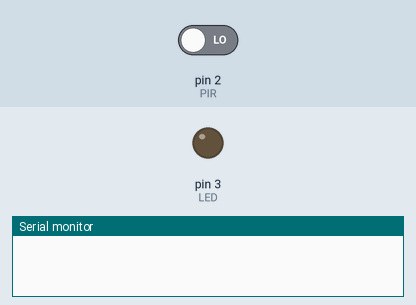
Recording of a sketch running on a simulated Arduino Uno, built with avr-gcc and run on an emulated ATmega328P. Parts: output pins drawn as LEDs (lit = HIGH), the last lines printed to the serial monitor. Inputs (shaded band) come from the test bench; at power-on: pin 2 (PIR) LOW.

Above: at 1.2 s.
1.3 s: pin 2 (PIR) driven HIGH
At 1.9 s:
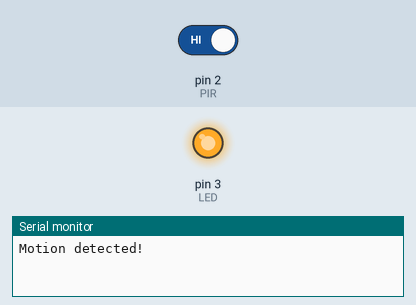
2.8 s: pin 2 (PIR) driven LOW
At 4.2 s:
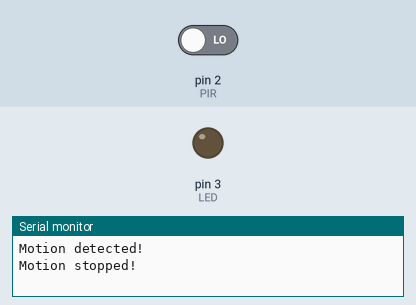
Timing chart, 0 to 5.8 s (numbered marks = the images above; inputs shaded):
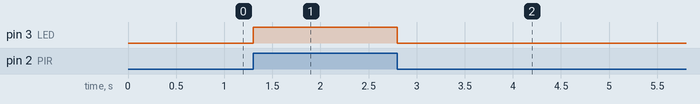

Measured:
- after the input at 1.3 s, pin 3 (LED): LOW → HIGH at once
- after the input at 2.8 s, pin 3 (LED): HIGH → LOW at once

The sketch:

ras_workshop_3_pir.ino
```cpp
/*
 • About PIR
    HC-SR501 PIR sensor is a sensor that can detect the motion of humans (or animals).
    It's widely used to detect the presence of humans in many applications (automatically turning
    ON/OFF light bulb, opening/closing the door, activating/deactivating escalator, detecting an intruder...).


 • The HC-SR501 motion sensor has 3 pins:

  GND pin: needs to be connected to GND (0V)
  VCC pin: needs to be connected to VCC (5V)
  OUTPUT pin: is an output pin: LOW when no motion is detected, HIGH when motion is detected.
   This pin needs to be connected to Arduino's input pin.
*/


const int PIR = 2, LED = 3;  // the pin that OUTPUT pin of sensor is connected to
int pinStateCurrent = LOW;   // current state of pin
int pinStatePrevious = LOW;  // previous state of pin

void setup() {
  Serial.begin(9600);   // initialize serial
  pinMode(PIR, INPUT);  // set arduino pin to input mode to read value from OUTPUT pin of sensor
  pinMode(LED , OUTPUT);
}

void loop() {
  pinStatePrevious = pinStateCurrent;  // store old state
  pinStateCurrent = digitalRead(PIR);  // read new state

  if (pinStatePrevious == LOW && pinStateCurrent == HIGH) {  // pin state change: LOW -> HIGH
    Serial.println("Motion detected!");
    digitalWrite(LED , HIGH);
    // TODO: turn on alarm, light or activate a device ... here
  } else if (pinStatePrevious == HIGH && pinStateCurrent == LOW) {  // pin state change: HIGH -> LOW
    Serial.println("Motion stopped!");
    digitalWrite(LED , LOW);
    // TODO: turn off alarm, light or deactivate a device ... here
  }
}
```
